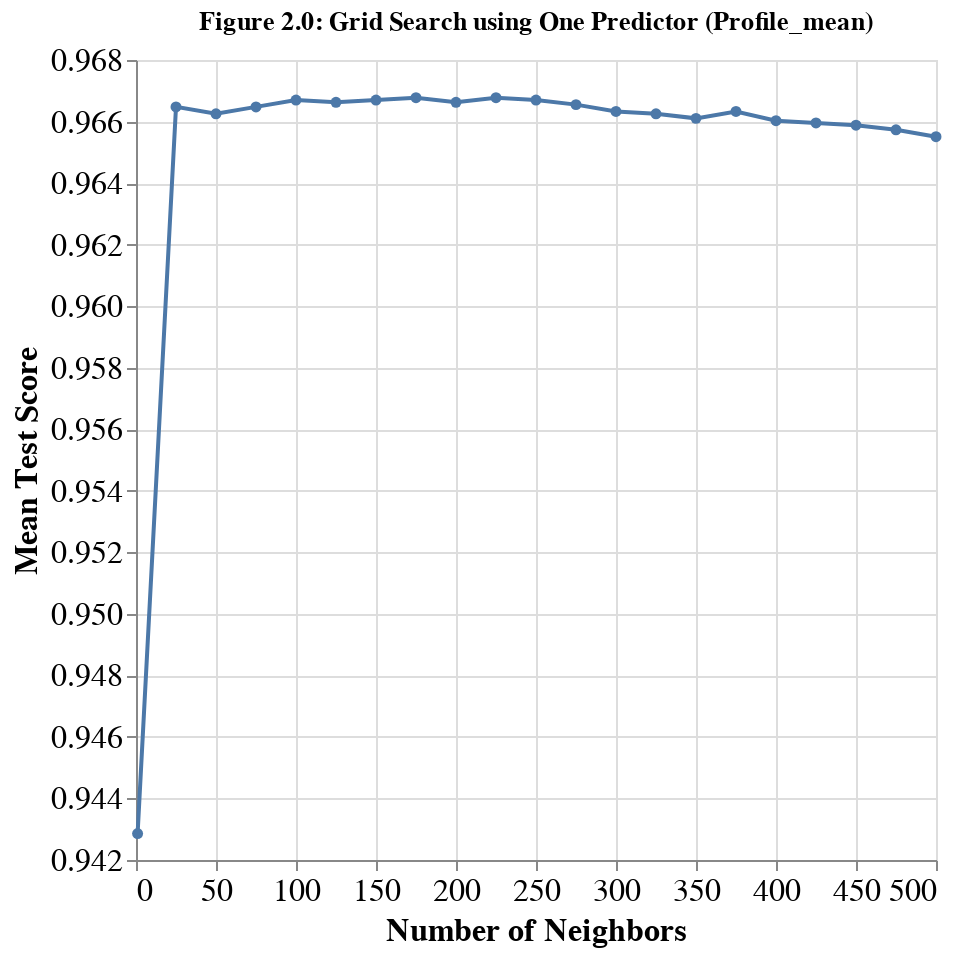

Notebook code for this chart:
### Markdown cell above
One at a time, we then determine the optimal $k$ value to use for each based on their Mean Test Scores. We will use a line plot to help visualize the trend in accuracy, and set a variable for the number of neighbours we choose.

The selection of $k$ will depend primarily on the highest accuracy. However, we also consider surrounding drops in accuracy as its performance under uncertainty.

### Code cell
accuracies_mean_grid_plot = (
    alt.Chart(accuracies_mean_grid, title="Figure 2.0: Grid Search using One Predictor (Profile_mean)")
    .mark_line(point=True)
    .encode(
        x=alt.X("param_kneighborsclassifier__n_neighbors", title="Number of Neighbors", scale=alt.Scale(zero=False),),
        y=alt.Y("mean_test_score", title="Mean Test Score", scale=alt.Scale(zero=False)),
    )
    .configure_axis(labelFontSize=16, titleFontSize=16)
    .properties(width=400, height=400)
)

display(accuracies_mean_grid.sort_values(by="rank_test_score")[["param_kneighborsclassifier__n_neighbors", "mean_test_score"]]
        .head().style.set_caption("Table 2.1: Top 5 k-values for One Predictor (Profile_mean)"))
accuracies_mean_grid_plot

### Figure 1 — Vega-Lite specification as saved in the notebook (floating-point values rounded to 4 significant figures)
{"config": {"view": {"continuousWidth": 400, "continuousHeight": 300}, "axis": {"labelFontSize": 16, "titleFontSize": 16}}, "data": {"name": "data-807c0e8d91ed8ab02d97737cd574dbc5"}, "mark": {"type": "line", "point": true}, "encoding": {"x": {"field": "param_kneighborsclassifier__n_neighbors", "scale": {"zero": false}, "title": "Number of Neighbors", "type": "quantitative"}, "y": {"field": "mean_test_score", "scale": {"zero": false}, "title": "Mean Test Score", "type": "quantitative"}}, "height": 400, "title": "Figure 2.0: Grid Search using One Predictor (Profile_mean)", "width": 400, "$schema": "https://vega.github.io/schema/vega-lite/v4.17.0.json", "datasets": {"data-807c0e8d91ed8ab02d97737cd574dbc5": [{"mean_fit_time": 0.009134, "std_fit_time": 0.0007955, "mean_score_time": 0.03085, "std_score_time": 0.003205, "param_kneighborsclassifier__n_neighbors": 1, "params": {"kneighborsclassifier__n_neighbors": 1}, "split0_test_score": 0.9426, "split1_test_score": 0.9389, "split2_test_score": 0.9512, "split3_test_score": 0.9415, "split4_test_score": 0.94, "mean_test_score": 0.9429, "std_test_score": 0.004364, "rank_test_score": 21}, {"mean_fit_time": 0.008714, "std_fit_time": 0.0006704, "mean_score_time": 0.03459, "std_score_time": 0.001799, "param_kneighborsclassifier__n_neighbors": 25, "params": {"kneighborsclassifier__n_neighbors": 25}, "split0_test_score": 0.9646, "split1_test_score": 0.9613, "split2_test_score": 0.9706, "split3_test_score": 0.9687, "split4_test_score": 0.9672, "mean_test_score": 0.9665, "std_test_score": 0.003253, "rank_test_score": 10}, {"mean_fit_time": 0.008767, "std_fit_time": 0.0003845, "mean_score_time": 0.03801, "std_score_time": 0.001232, "param_kneighborsclassifier__n_neighbors": 50, "params": {"kneighborsclassifier__n_neighbors": 50}, "split0_test_score": 0.9642, "split1_test_score": 0.9609, "split2_test_score": 0.9706, "split3_test_score": 0.9683, "split4_test_score": 0.9672, "mean_test_score": 0.9663, "std_test_score": 0.003367, "rank_test_score": 14}, {"mean_fit_time": 0.009516, "std_fit_time": 0.001681, "mean_score_time": 0.05261, "std_score_time": 0.0135, "param_kneighborsclassifier__n_neighbors": 75, "params": {"kneighborsclassifier__n_neighbors": 75}, "split0_test_score": 0.9642, "split1_test_score": 0.9605, "split2_test_score": 0.9706, "split3_test_score": 0.9694, "split4_test_score": 0.9676, "mean_test_score": 0.9665, "std_test_score": 0.003669, "rank_test_score": 9}, {"mean_fit_time": 0.008442, "std_fit_time": 0.0004939, "mean_score_time": 0.04775, "std_score_time": 0.001503, "param_kneighborsclassifier__n_neighbors": 100, "params": {"kneighborsclassifier__n_neighbors": 100}, "split0_test_score": 0.9635, "split1_test_score": 0.962, "split2_test_score": 0.9706, "split3_test_score": 0.9698, "split4_test_score": 0.9676, "mean_test_score": 0.9667, "std_test_score": 0.003399, "rank_test_score": 5}, {"mean_fit_time": 0.008639, "std_fit_time": 0.0008181, "mean_score_time": 0.05309, "std_score_time": 0.001294, "param_kneighborsclassifier__n_neighbors": 125, "params": {"kneighborsclassifier__n_neighbors": 125}, "split0_test_score": 0.9628, "split1_test_score": 0.9616, "split2_test_score": 0.9709, "split3_test_score": 0.9698, "split4_test_score": 0.968, "mean_test_score": 0.9666, "std_test_score": 0.003756, "rank_test_score": 6}, {"mean_fit_time": 0.008591, "std_fit_time": 0.0004859, "mean_score_time": 0.05924, "std_score_time": 0.00201, "param_kneighborsclassifier__n_neighbors": 150, "params": {"kneighborsclassifier__n_neighbors": 150}, "split0_test_score": 0.9631, "split1_test_score": 0.962, "split2_test_score": 0.9706, "split3_test_score": 0.9698, "split4_test_score": 0.968, "mean_test_score": 0.9667, "std_test_score": 0.003496, "rank_test_score": 3}, {"mean_fit_time": 0.009026, "std_fit_time": 4.573e-05, "mean_score_time": 0.06839, "std_score_time": 0.004054, "param_kneighborsclassifier__n_neighbors": 175, "params": {"kneighborsclassifier__n_neighbors": 175}, "split0_test_score": 0.9635, "split1_test_score": 0.962, "split2_test_score": 0.9706, "split3_test_score": 0.9698, "split4_test_score": 0.968, "mean_test_score": 0.9668, "std_test_score": 0.003422, "rank_test_score": 2}, {"mean_fit_time": 0.008057, "std_fit_time": 0.0006655, "mean_score_time": 0.07247, "std_score_time": 0.002203, "param_kneighborsclassifier__n_neighbors": 200, "params": {"kneighborsclassifier__n_neighbors": 200}, "split0_test_score": 0.9631, "split1_test_score": 0.9616, "split2_test_score": 0.9706, "split3_test_score": 0.9698, "split4_test_score": 0.968, "mean_test_score": 0.9666, "std_test_score": 0.003597, "rank_test_score": 6}, {"mean_fit_time": 0.00898, "std_fit_time": 0.001186, "mean_score_time": 0.07453, "std_score_time": 0.002057, "param_kneighborsclassifier__n_neighbors": 225, "params": {"kneighborsclassifier__n_neighbors": 225}, "split0_test_score": 0.9635, "split1_test_score": 0.9616, "split2_test_score": 0.9706, "split3_test_score": 0.9702, "split4_test_score": 0.968, "mean_test_score": 0.9668, "std_test_score": 0.003596, "rank_test_score": 1}, {"mean_fit_time": 0.008382, "std_fit_time": 0.0005053, "mean_score_time": 0.08358, "std_score_time": 0.001395, "param_kneighborsclassifier__n_neighbors": 250, "params": {"kneighborsclassifier__n_neighbors": 250}, "split0_test_score": 0.9631, "split1_test_score": 0.962, "split2_test_score": 0.9706, "split3_test_score": 0.9698, "split4_test_score": 0.968, "mean_test_score": 0.9667, "std_test_score": 0.003496, "rank_test_score": 3}, {"mean_fit_time": 0.008418, "std_fit_time": 0.0004807, "mean_score_time": 0.08887, "std_score_time": 0.001876, "param_kneighborsclassifier__n_neighbors": 275, "params": {"kneighborsclassifier__n_neighbors": 275}, "split0_test_score": 0.9628, "split1_test_score": 0.9616, "split2_test_score": 0.9709, "split3_test_score": 0.9694, "split4_test_score": 0.968, "mean_test_score": 0.9666, "std_test_score": 0.003695, "rank_test_score": 8}, {"mean_fit_time": 0.008989, "std_fit_time": 0.0008649, "mean_score_time": 0.09699, "std_score_time": 0.002832, "param_kneighborsclassifier__n_neighbors": 300, "params": {"kneighborsclassifier__n_neighbors": 300}, "split0_test_score": 0.9628, "split1_test_score": 0.9609, "split2_test_score": 0.9702, "split3_test_score": 0.9698, "split4_test_score": 0.968, "mean_test_score": 0.9663, "std_test_score": 0.003799, "rank_test_score": 11}, {"mean_fit_time": 0.008802, "std_fit_time": 0.0007548, "mean_score_time": 0.1019, "std_score_time": 0.001098, "param_kneighborsclassifier__n_neighbors": 325, "params": {"kneighborsclassifier__n_neighbors": 325}, "split0_test_score": 0.9628, "split1_test_score": 0.9609, "split2_test_score": 0.9702, "split3_test_score": 0.9698, "split4_test_score": 0.9676, "mean_test_score": 0.9663, "std_test_score": 0.00377, "rank_test_score": 13}, {"mean_fit_time": 0.008584, "std_fit_time": 0.0004834, "mean_score_time": 0.1068, "std_score_time": 0.00101, "param_kneighborsclassifier__n_neighbors": 350, "params": {"kneighborsclassifier__n_neighbors": 350}, "split0_test_score": 0.9631, "split1_test_score": 0.9609, "split2_test_score": 0.9698, "split3_test_score": 0.9694, "split4_test_score": 0.9672, "mean_test_score": 0.9661, "std_test_score": 0.00353, "rank_test_score": 15}, {"mean_fit_time": 0.00859, "std_fit_time": 0.0004792, "mean_score_time": 0.111, "std_score_time": 0.00262, "param_kneighborsclassifier__n_neighbors": 375, "params": {"kneighborsclassifier__n_neighbors": 375}, "split0_test_score": 0.9631, "split1_test_score": 0.9613, "split2_test_score": 0.9713, "split3_test_score": 0.9694, "split4_test_score": 0.9665, "mean_test_score": 0.9663, "std_test_score": 0.003757, "rank_test_score": 12}, {"mean_fit_time": 0.008799, "std_fit_time": 0.0003981, "mean_score_time": 0.1167, "std_score_time": 0.001894, "param_kneighborsclassifier__n_neighbors": 400, "params": {"kneighborsclassifier__n_neighbors": 400}, "split0_test_score": 0.9624, "split1_test_score": 0.9616, "split2_test_score": 0.9709, "split3_test_score": 0.9687, "split4_test_score": 0.9665, "mean_test_score": 0.966, "std_test_score": 0.003581, "rank_test_score": 16}, {"mean_fit_time": 0.008388, "std_fit_time": 0.0004745, "mean_score_time": 0.1229, "std_score_time": 0.002763, "param_kneighborsclassifier__n_neighbors": 425, "params": {"kneighborsclassifier__n_neighbors": 425}, "split0_test_score": 0.9616, "split1_test_score": 0.9613, "split2_test_score": 0.9709, "split3_test_score": 0.9687, "split4_test_score": 0.9672, "mean_test_score": 0.966, "std_test_score": 0.003865, "rank_test_score": 17}, {"mean_fit_time": 0.008621, "std_fit_time": 0.0007833, "mean_score_time": 0.128, "std_score_time": 0.003225, "param_kneighborsclassifier__n_neighbors": 450, "params": {"kneighborsclassifier__n_neighbors": 450}, "split0_test_score": 0.9616, "split1_test_score": 0.9609, "split2_test_score": 0.9713, "split3_test_score": 0.9687, "split4_test_score": 0.9668, "mean_test_score": 0.9659, "std_test_score": 0.004034, "rank_test_score": 18}, {"mean_fit_time": 0.008825, "std_fit_time": 0.0009627, "mean_score_time": 0.1406, "std_score_time": 0.004381, "param_kneighborsclassifier__n_neighbors": 475, "params": {"kneighborsclassifier__n_neighbors": 475}, "split0_test_score": 0.9609, "split1_test_score": 0.9609, "split2_test_score": 0.9713, "split3_test_score": 0.9687, "split4_test_score": 0.9668, "mean_test_score": 0.9657, "std_test_score": 0.004198, "rank_test_score": 19}, {"mean_fit_time": 0.00966, "std_fit_time": 0.001213, "mean_score_time": 0.141, "std_score_time": 0.003776, "param_kneighborsclassifier__n_neighbors": 500, "params": {"kneighborsclassifier__n_neighbors": 500}, "split0_test_score": 0.9609, "split1_test_score": 0.9609, "split2_test_score": 0.9706, "split3_test_score": 0.9683, "split4_test_score": 0.9668, "mean_test_score": 0.9655, "std_test_score": 0.00395, "rank_test_score": 20}]}}
